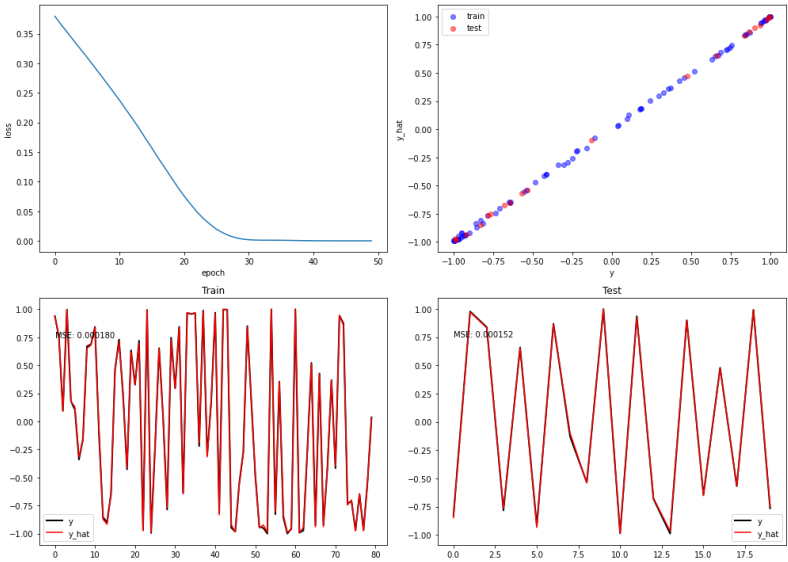

Python code for this plot:
# 2019116278 강민규

import numpy as np
import tensorflow as tf
import matplotlib.pyplot as plt
from tensorflow.keras.models import Sequential
from tensorflow.keras.layers import LSTM, Dense

def sine_data(start_points, seq_length=51):
    x = np.linspace(0, 10, seq_length)
    data = [np.sin(x + start) for start in start_points]
    return np.array(data)

seq_length = 51
num_sequences = 100
n_units = 10
epochs = 50

start_points = np.random.uniform(0, 2*np.pi, num_sequences)
data = sine_data(start_points)

X = data[:, :-1]
y = data[:, -1]

train_size = int(num_sequences * 0.8)
X_train, X_test = X[:train_size], X[train_size:]
y_train, y_test = y[:train_size], y[train_size:]

X_train = X_train[..., np.newaxis]
X_test = X_test[..., np.newaxis]

LSTM_model = Sequential([
    LSTM(units=n_units, return_sequences=False, input_shape=(seq_length-1, 1)),
    Dense(1)
])

LSTM_model.compile(optimizer='adam', loss='mse')

history = LSTM_model.fit(X_train, y_train, epochs=epochs, validation_data=(X_test, y_test), verbose=0)

train_predict = LSTM_model.predict(X_train)
test_predict = LSTM_model.predict(X_test)

train_mse = np.mean((y_train - train_predict.squeeze())**2)
test_mse = np.mean((y_test - test_predict.squeeze())**2)

plt.figure(figsize=(14, 10))

plt.subplot(2, 2, 1)
plt.plot(history.history['loss'], label='Train Loss')
plt.xlabel('epoch')
plt.ylabel('loss')

plt.subplot(2, 2, 2)
plt.scatter(y_train, train_predict, color='blue', label='train', alpha=0.5)
plt.scatter(y_test, test_predict, color='red', label='test', alpha=0.5)
plt.xlabel('y')
plt.ylabel('y_hat')
plt.legend()

plt.subplot(2, 2, 3)
plt.plot(y_train, label='y', color='black', linewidth=2)
plt.plot(train_predict, label='y_hat', color='red')
plt.title('Train')
plt.legend()
plt.text(0, 0.75, f'MSE: {train_mse:.6f}')

plt.subplot(2, 2, 4)
plt.plot(y_test, label='y', color='black', linewidth=2)
plt.plot(test_predict, label='y_hat', color='red')
plt.title('Test')
plt.legend()
plt.text(0, 0.75, f'MSE: {test_mse:.6f}')

plt.tight_layout()
plt.show()
